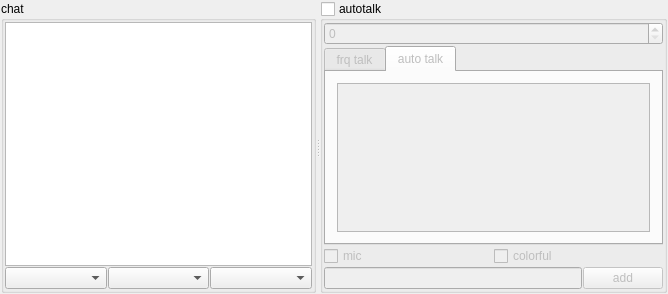
<?xml version="1.0" encoding="UTF-8"?>
<ui version="4.0">
 <class>ChatInfoFormClass</class>
 <widget class="QWidget" name="ChatInfoFormClass">
  <property name="geometry">
   <rect>
    <x>0</x>
    <y>0</y>
    <width>668</width>
    <height>294</height>
   </rect>
  </property>
  <property name="windowTitle">
   <string>ChatInfoForm</string>
  </property>
  <layout class="QGridLayout" name="gridLayout_4">
   <property name="leftMargin">
    <number>1</number>
   </property>
   <property name="topMargin">
    <number>1</number>
   </property>
   <property name="rightMargin">
    <number>1</number>
   </property>
   <property name="bottomMargin">
    <number>1</number>
   </property>
   <property name="spacing">
    <number>1</number>
   </property>
   <item row="0" column="0">
    <widget class="QSplitter" name="splitter">
     <property name="orientation">
      <enum>Qt::Horizontal</enum>
     </property>
     <widget class="QGroupBox" name="groupBox">
      <property name="title">
       <string>chat</string>
      </property>
      <layout class="QGridLayout" name="gridLayout_5">
       <property name="leftMargin">
        <number>1</number>
       </property>
       <property name="topMargin">
        <number>1</number>
       </property>
       <property name="rightMargin">
        <number>1</number>
       </property>
       <property name="bottomMargin">
        <number>1</number>
       </property>
       <property name="spacing">
        <number>1</number>
       </property>
       <item row="0" column="0">
        <layout class="QVBoxLayout" name="verticalLayout_2">
         <property name="spacing">
          <number>1</number>
         </property>
         <item>
          <widget class="QTableWidget" name="tableWidget"/>
         </item>
         <item>
          <layout class="QHBoxLayout" name="horizontalLayout_3">
           <property name="spacing">
            <number>1</number>
           </property>
           <item>
            <widget class="QComboBox" name="comboBox"/>
           </item>
           <item>
            <widget class="QComboBox" name="comboBox_2"/>
           </item>
           <item>
            <widget class="QComboBox" name="comboBox_3"/>
           </item>
          </layout>
         </item>
        </layout>
       </item>
      </layout>
     </widget>
     <widget class="QGroupBox" name="groupBox_2">
      <property name="title">
       <string>autotalk</string>
      </property>
      <property name="checkable">
       <bool>true</bool>
      </property>
      <property name="checked">
       <bool>false</bool>
      </property>
      <layout class="QGridLayout" name="gridLayout">
       <property name="leftMargin">
        <number>1</number>
       </property>
       <property name="topMargin">
        <number>1</number>
       </property>
       <property name="rightMargin">
        <number>1</number>
       </property>
       <property name="bottomMargin">
        <number>1</number>
       </property>
       <property name="spacing">
        <number>1</number>
       </property>
       <item row="0" column="0">
        <layout class="QVBoxLayout" name="verticalLayout">
         <property name="spacing">
          <number>1</number>
         </property>
         <item>
          <widget class="QSpinBox" name="spinBox"/>
         </item>
         <item>
          <widget class="QTabWidget" name="tabWidget">
           <property name="currentIndex">
            <number>1</number>
           </property>
           <widget class="QWidget" name="tab">
            <attribute name="title">
             <string>frq talk</string>
            </attribute>
            <layout class="QGridLayout" name="gridLayout_2">
             <item row="0" column="0">
              <widget class="QTableWidget" name="tableWidget_2"/>
             </item>
            </layout>
           </widget>
           <widget class="QWidget" name="tab_2">
            <attribute name="title">
             <string>auto talk</string>
            </attribute>
            <layout class="QGridLayout" name="gridLayout_3">
             <item row="0" column="0">
              <widget class="QTableWidget" name="tableWidget_3"/>
             </item>
            </layout>
           </widget>
          </widget>
         </item>
         <item>
          <layout class="QHBoxLayout" name="horizontalLayout">
           <property name="spacing">
            <number>1</number>
           </property>
           <item>
            <widget class="QCheckBox" name="checkBox">
             <property name="text">
              <string>mic</string>
             </property>
            </widget>
           </item>
           <item>
            <widget class="QCheckBox" name="checkBox_2">
             <property name="text">
              <string>colorful</string>
             </property>
            </widget>
           </item>
          </layout>
         </item>
         <item>
          <layout class="QHBoxLayout" name="horizontalLayout_2">
           <property name="spacing">
            <number>1</number>
           </property>
           <item>
            <widget class="QLineEdit" name="lineEdit"/>
           </item>
           <item>
            <widget class="QPushButton" name="pushButton">
             <property name="text">
              <string>add</string>
             </property>
            </widget>
           </item>
          </layout>
         </item>
        </layout>
       </item>
      </layout>
     </widget>
    </widget>
   </item>
  </layout>
 </widget>
 <layoutdefault spacing="6" margin="11"/>
 <resources/>
 <connections/>
</ui>
